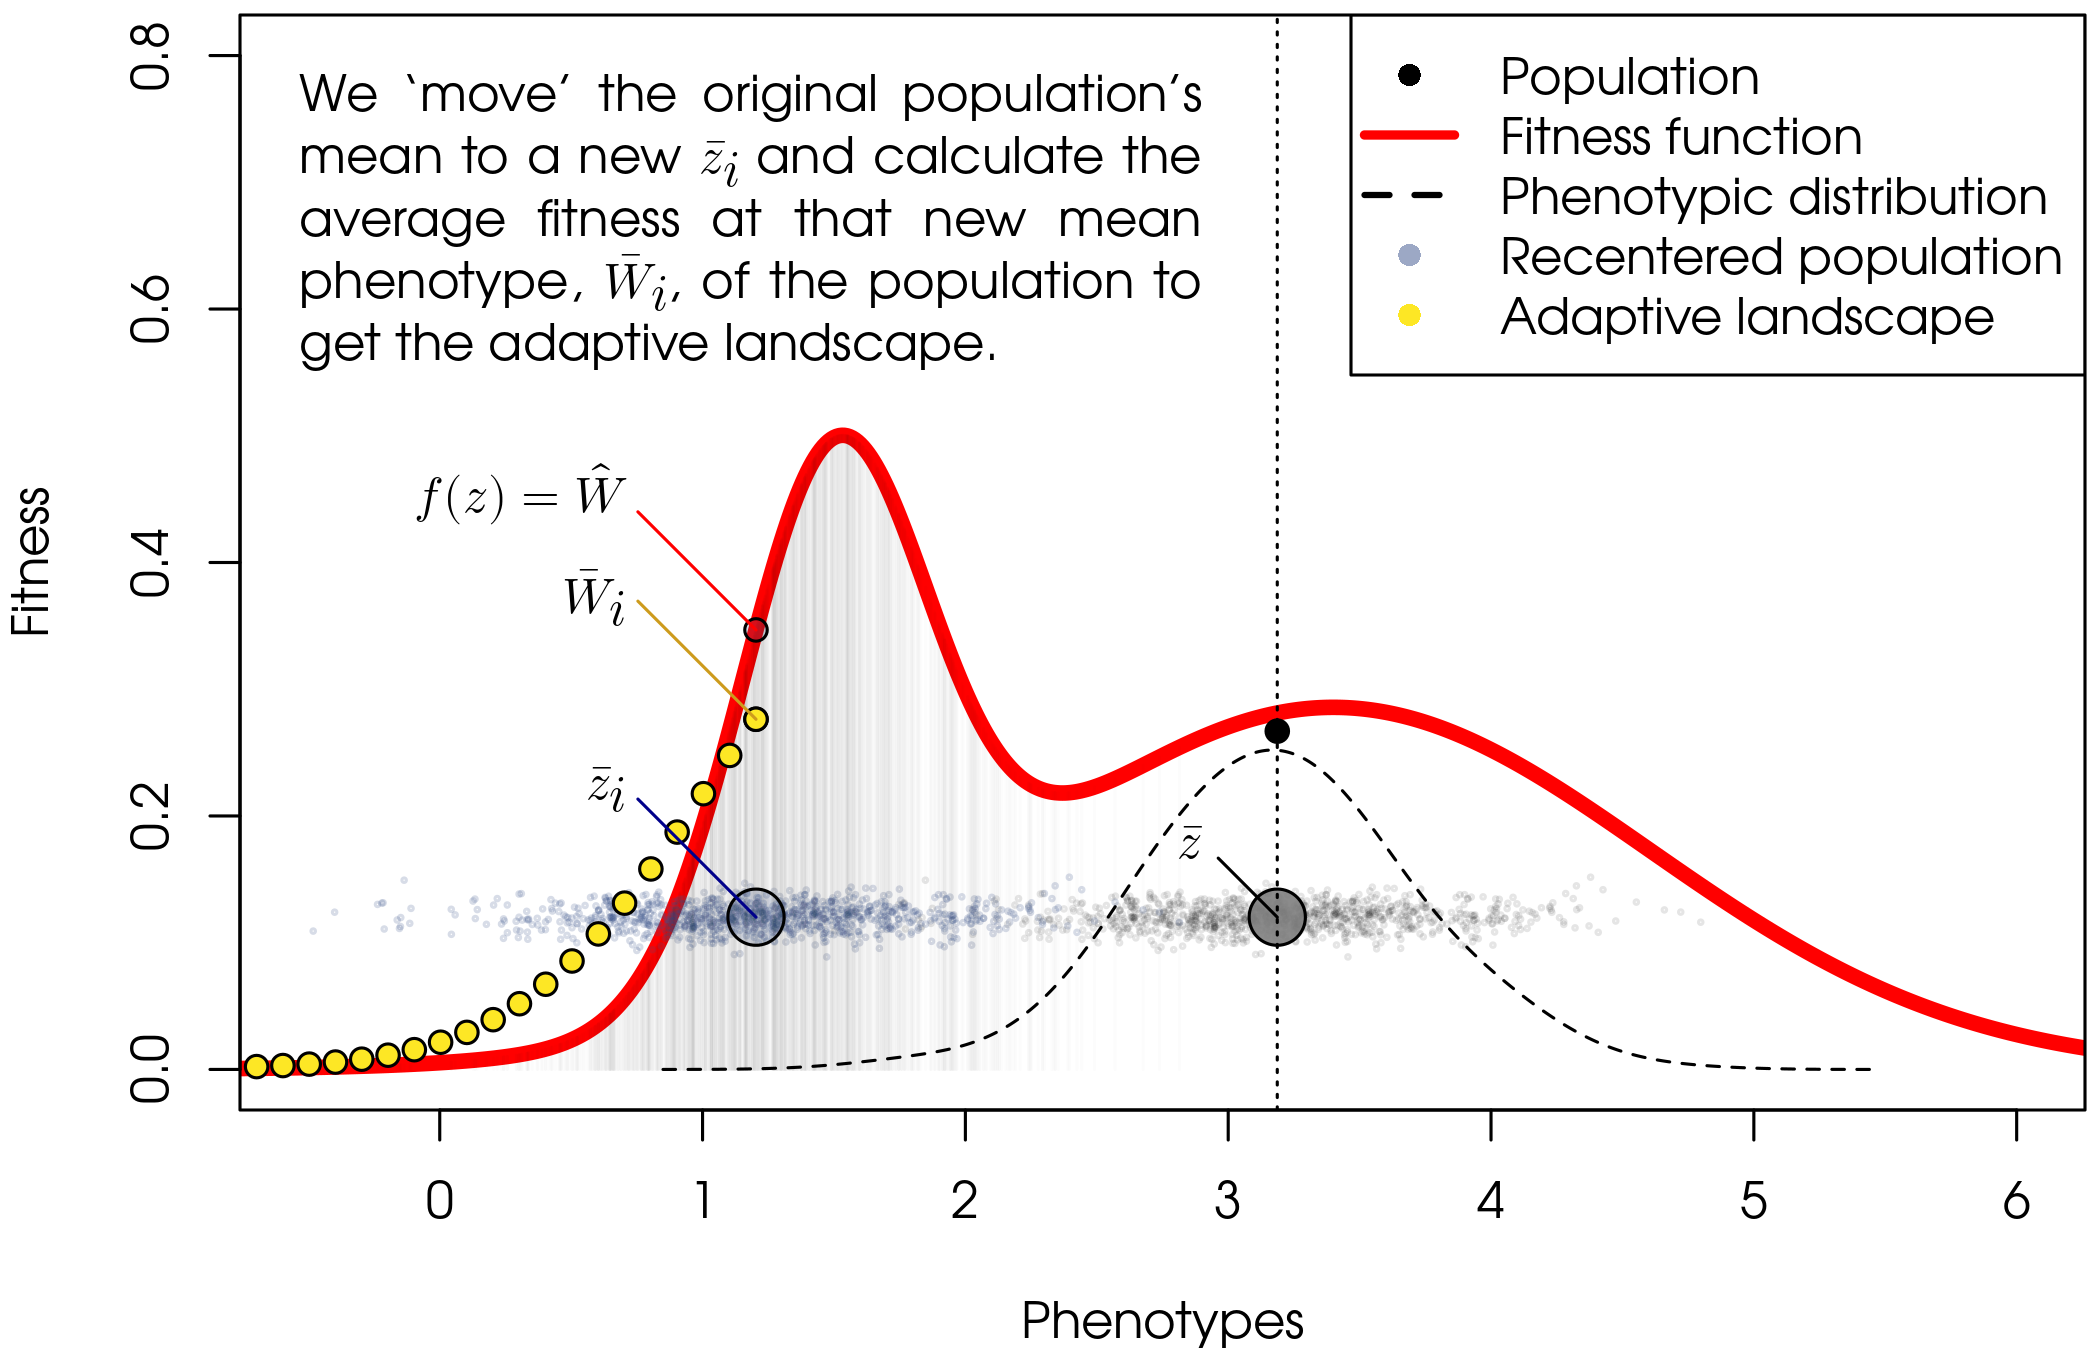

Source code (R):
# Description -------------------------------------------------------------
### ### ### ### ### ### ### ### ### ### ### ### ### ### ### ### ### ### ### ### ### ###
# Created by Marc-Olivier Beausoleil
# McGill University 
# Created March 1, 2023 
# Why:
    # Animation that shows how an adaptive landscape is calculated based on the fitness function (landscape)
# Requires 
    # ImageMagick and FFMPEG
    # All required functions are within the script 
# NOTES: 
    # You can play with a mathematical equation to see what you to see 
    # https://www.desmos.com/calculator
    # You can use the image_animate() function to lengthen or shorten the time to see a particular frame 
### ### ### ### ### ### ### ### ### ### ### ### ### ### ### ### ### ### ### ### ### ###
library(viridis)

wide = FALSE

# Folder path 
export.path = "output/adaptive_land.animation/_fitplot.gif"
dir.create(export.path, showWarnings = FALSE, recursive = TRUE)
# Name of gif 
gif.name = "animated.adaptive.landscape.example.gif"

# You can print an adaptive landscape for a population with more variance in their phenotypes
if(wide){
  export.path = "output/adaptive_land.animation/_fitplot_wide.gif"
  gif.name = "animated.adaptive.landscape.example_wide.gif"
}

set.seed(1234)
# Parameter for plotting
# Set x variable for the fitness function 
x = seq(-1,7,by = .01)

# Math parameters for Fitness function 
s = .5
m = 1.5
t = 1.7
u = 3.4
div1 = 2.4
div2 = 3.5

# Set population parameters  
n = 1000 # NB individuals, try with 10, and 1000 
# Get fake phenotypes 
pheno = rnorm(n = n, mean = 3.2, sd = 0.5) # Phenotypes for the population
# Make y height just for vizualisation purpose 
fit = rnorm(length(pheno), mean = .12, sd =.01)


# Load functions ----------------------------------------------------------
# Will redraw the plot to add points for gif 
reset.plot = function(mar = c(4,4,.25,.25), col = "red") {
  # Set parameter of plotting area 
  par(mar = mar)
  # Plot fitness function 
  y = fit.function(x = x,s = s, m = m,t = t,u = u, div1 = div1, div2 = div2)
  plot(y~x, 
       xlim = c(-0.5,6),
       ylim = c(0,.8),
       type = "l", lwd = 5, col = col, 
       ylab = "Fitness", xlab = "Phenotypes")
  
}
# Draw arrow to specific location 
add.arrow.text = function(dvi, x, y, xoff=unit(1, "cm"), yoff=unit(1, "cm"),
                          col = "red", ...) {
    grid.dvi(dvi,
             x=unit(x[1], "native") - xoff - unit(1, "mm"),
             y=unit(y[1], "native") + yoff,
             hjust="right", vjust="baseline")
    grid.segments(x1=x[1], y1=y[1], default.units="native",
                  x0=unit(x[1], "native") - xoff,
                  y0=unit(y[1], "native") + yoff,
                  ## arrow=arrow(angle = 26, length = unit(.1, "in")), 
                  gp=gpar(col = col, lwd = 1))
}

# Make a fake population 
add.fake.pop =  function(x = pheno, y = fit,  alp = 1) {
  # Add pop to plot 
  points(x = x, y = y, col = scales::alpha("black", alpha = alp), cex = .2) 
  # Add population mean 
  points(mean(x), y = mean(y), pch = 21, bg = scales::alpha("grey50", .9), col = "black", cex = 2.5)
  # Line at the mean 
  abline(v = mean(x), lty = 3)
  # Calculate the density of the population 
  dens.xy = density(x = x, n = 512, adjust = 2) # Adjust to make it smoother 
  # Add density 
  lines(x = dens.xy$x, y = dens.xy$y/3, lty = 2)
}

# Mathematical fitness function (2 peaks )
# This is a speculative fitness function, you could design your own.
fit.function  <- function(x,s,m,t,u, div1 = 2, div2 = 2.5) (
  exp(-s^(-2)*(x-m)^(2))/div1+exp(-t^(-2)*(x-u)^(2))/div2
)


# Adds a legend to the plot 
add.legend <- function(variables) {
  legend("topright",
         legend = c("Population", 
                    "Fitness function",
                    "Phenotypic distribution",
                    "Recentered population",
                    "Adaptive landscape"),
         col = c("black",
                 "red",
                 "black",
                 viridis(5, alpha = .5)[2],
                 "black"),
         pt.bg = c("black",
                   "red",
                   viridis(3)[2],
                   viridis(5, alpha = .5)[2],
                   viridis(3)[3]),
         bg = scales::alpha("white",.5),
         lty = c(NA,1,
                 2,NA,NA,NA,NA),
         lwd = c(NA,3,
                 2,NA,NA,NA,NA),
         pch = c(21,NA,
                 NA,21,21,21,21),
         bty = "n")
}

add.pop.moved = function(index, y = fit, col = viridis(5, alpha = .5)[2], seed = 123456) {
  if (!is.null(seed)) {
    set.seed(seed)
  }
  # Add fake points of population traits
  points(list.fun[[index]]$pop.traits, y = y-hpop,                           pch = 21, col = col,cex = .2) # y pos before rnorm(length(list.fun[[5]]$pop.traits), mean = hpop, sd =.01)
  # Mean of population 
  points(list.fun[[index]]$mean.pheno, y = mean(y)-hpop,                     pch = 21, bg = col, cex = 2.5)
  # Point on the fitness landspcae 
  points(list.fun[[index]]$mean.pheno, y = list.fun[[index]]$adapt.mean.fit, pch = 21, bg = col, cex = 1)
  # Point on adaptive landscape 
  points(list.fun[[index]]$mean.pheno, y = list.fun[[index]]$mean.fit,       pch = 21, bg = col, cex = 1)
}

add.segments.to.fit = function(x, n, alpha.lvl = .1, add.points = FALSE) {
  segments(x0 = x, 
           x1 = x, 
           y0 = 0, 
           y1 = fit.function(x = x, s,m = m,t = t,u = u, div1 = div1, div2 = div2),
           col = scales::alpha("black",alpha.lvl))
  if (add.points) {
    points(x = pheno, 
           y = fit.function(x = pheno, s,m = m,t = t,u = u, div1 = div1, div2 = div2), pch = 19, cex = 1.1)  
  }
}


# Draw plots --------------------------------------------------------------

if (PNG) {
    png("annotate.png",
        width = 7,height = 4.5,units = "in", res = 300,
        pointsize = 12, bg = "white")
    dev.control("enable")
}

# Frame 6+++
# setting variables to record values for the adaptive landscape 
adapt.line = NULL
adapt.x = NULL
list.fun = list()
# For loop to get the adaptive landscape values 
extend = 2 # How far from the mean phenotype should you go 

for (i in seq(mean(pheno)*extend,-mean(pheno)*extend, by = -0.01)) {

  pheno.moved = pheno - i # Move the population mean (by moving each individual points)
  fit.out = fit.function(x = pheno.moved, s = s, m = m,t = t,u = u, div1 = div1, div2 = div2) # get the fitness of each individual in the simulated population 
  adapt.x = c(adapt.x, mean(pheno.moved)) # record the position of phenotype for the mean 
  adapt.line = c(adapt.line, mean(fit.out)) # record mean fitness of population
  
  # Iterate points 
  adapt.mean.fit = fit.function(x = mean(pheno.moved), s = s, m = m,t = t,u = u, div1 = div1, div2 = div2)
  list.fun[[length(list.fun) + 1]] =  list(mean.fit = mean(fit.out), 
                                           mean.pheno = mean(pheno.moved), 
                                           adapt.mean.fit = adapt.mean.fit,
                                           pop.traits = pheno.moved,
                                           fit.out = fit.out)
}

length(list.fun)
hpop = 0
index1 = 350
index2 = 580
index3 = 850

# Will record the position of each points 
x.adapt.all = NULL
y.adapt.all = NULL

par(family="TeX Gyre Adventor")

for (j in seq(250, 1000, by = 10)) {
    
    ## Get the x position
    x.adapt = list.fun[[j]]$mean.pheno
    ## Get the y position
    y.adapt = list.fun[[j]]$mean.fit
    ## Keep track of the positions for each iteration
    x.adapt.all = c(x.adapt.all, x.adapt)
    y.adapt.all = c(y.adapt.all, y.adapt)

    if (j == 440) {
        yAdapt <- y.adapt
        
        ## Make the same plot as before but change certain plotting information 
        reset.plot();add.fake.pop(alp = .1); 
        points(mean(pheno), 
               mean(fit.function(x = pheno, s,m = m,t = t,u = u,
                                 div1 = div1, div2 = div2)), pch = 19)
        
        ## Add points of the moved population (moved based on the averge of the traits)
        add.pop.moved(index = j, col = viridis(5, alpha = .2)[2])
        ## Add segments to show what would be expected fitness 
        add.segments.to.fit(x = list.fun[[j]]$pop.traits, n = n,
                            alpha.lvl = .01)
        
        points(x.adapt.all, y.adapt.all, pch = 21, bg = viridis(3)[3], cex = 1)
        
        ## Add the same legend each time 
        add.legend()
    }
  
}

library(gridGraphics)
grid.echo()
downViewport("graphics-window-1-1")

library(xdvir)
runonce <- function() {
    author("\\setmainfont{texgyreadventor}\\fontsize{12}{15}\\selectfont\\begin{minipage}{3in}We `move' the original population's mean to a new $\\bar z_i$ and calculate the average fitness at that new mean phenotype, $\\bar W_i$, of the population to get the adaptive landscape.\\end{minipage}",
           engine=lualatexEngine,
           texFile="annotate.tex")
    typeset("annotate.tex", engine=lualatexEngine)
    author("\\setmainfont{texgyreadventor}\\fontsize{12}{15}\\selectfont $\\bar z$",
           engine=lualatexEngine,
           texFile="barz.tex")
    typeset("barz.tex", engine=lualatexEngine)
    author("\\setmainfont{texgyreadventor}\\fontsize{12}{15}\\selectfont $\\bar W_i$",
           engine=lualatexEngine,
           texFile="barwi.tex")
    typeset("barwi.tex", engine=lualatexEngine)
    author("\\setmainfont{texgyreadventor}\\fontsize{12}{15}\\selectfont $\\bar z_i$",
           engine=lualatexEngine,
           texFile="barzi.tex")
    typeset("barzi.tex", engine=lualatexEngine)          
    author("\\setmainfont{texgyreadventor}\\fontsize{12}{15}\\selectfont $f(z) = \\hat W$",
           engine=lualatexEngine,
           texFile="fz.tex")
    typeset("fz.tex", engine=lualatexEngine)          
}

                  
annotateDVI <- readDVI("annotate.dvi")
grid.dvi(annotateDVI,
         x=unit(5, "mm"), y=unit(1, "npc") - unit(5, "mm"),
         hjust="left", vjust="top")

barz <- readDVI("barz.dvi")
add.arrow.text(barz, x = mean(pheno), y = mean(fit),
               xoff=unit(5, "mm"), yoff=unit(5, "mm"),
               col = "black")
## Adding the zbar information 
barzi <- readDVI("barzi.dvi")
add.arrow.text(barzi,
               x = list.fun[[440]]$mean.pheno, y = mean(fit)-hpop,
               col = "blue4")
## Adding the adaptive landscape information 
barwi <- readDVI("barwi.dvi")
add.arrow.text(barwi,
               x = list.fun[[440]]$mean.pheno, y = yAdapt,
               col = "goldenrod3")
## Adding the f(z) landscape information 
fz <- readDVI("fz.dvi")
add.arrow.text(fz,
               x = list.fun[[440]]$mean.pheno,
               y = list.fun[[440]]$adapt.mean.fit,
               col = "red")
  
if (PNG) {
    dev.off()
}

